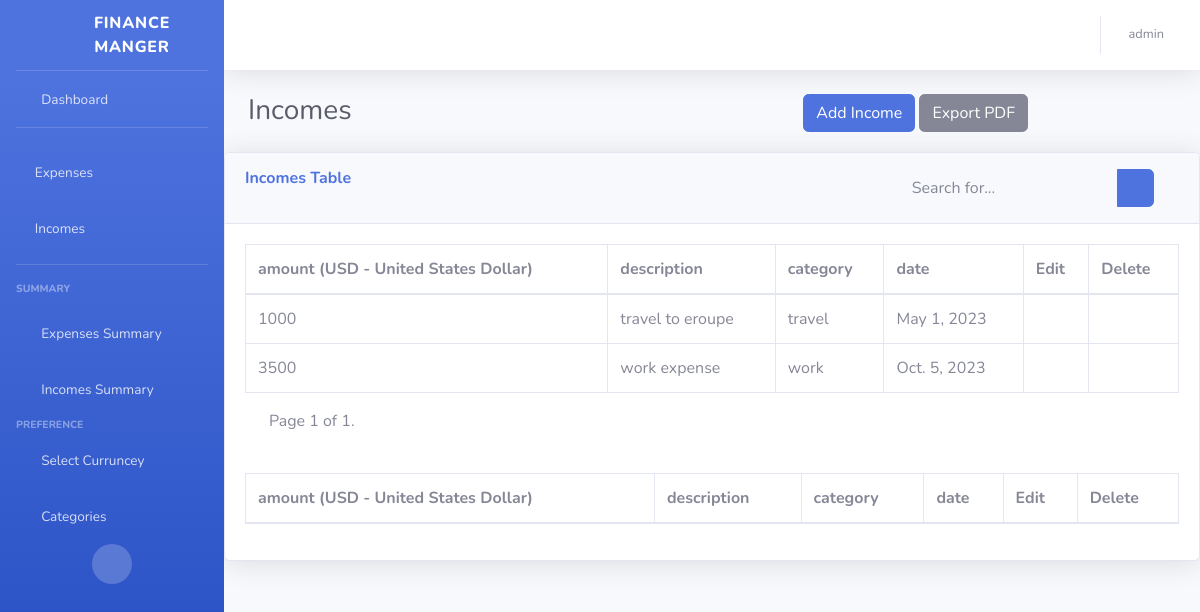
Screenshot of /incomes/ (signed in) with the database file from the repository.
### userPreference/models.py (models this page shows, shortened)
class userPreference(models.Model):
    user = models.OneToOneField(User,on_delete=models.CASCADE)
    currency = models.CharField(max_length=255,blank=True,null=True)

class Categories(models.Model):
    user = models.ForeignKey(User,on_delete=models.CASCADE)
    name = models.CharField(max_length=255)
    def __str__(self) -> str:
        return self.name

### incomes/models.py (models this page shows)
class Income(models.Model):
    owner = models.ForeignKey(User,on_delete=models.CASCADE)
    amount = models.CharField(max_length=255)
    description = models.CharField(max_length=255)
    category = models.ForeignKey(Categories,on_delete=models.CASCADE)
    date = models.DateField(default=timezone.now)

### incomes/views.py (the view)
# urls.py: path('',views.index,name='main-index'),
def index(request):
    incomes = Income.objects.all().filter(owner=request.user)
    preference = userPreference.objects.get(user=request.user)
    paginator = Paginator(incomes, 2)
    page_number = request.GET.get('page')
    page_obj = paginator.get_page(page_number)
    context ={
        'page_obj':page_obj,
        'currency':preference.currency
    }
    return render(request,'incomes/index.html',context)

### templates/incomes/index.html (shortened to what this page needs)
{% extends 'partiels/base.html' %}
{% load static %}
{% block content %}
                <div class="container-fluid">
                    <div class="row">
                        <div class="col md-8">
                            <div class="d-sm-flex align-items-center justify-content-between mb-4">
                                <h1 class="h3 mb-0 text-gray-800">Incomes</h1>
                            </div>
                       </div>
                       <div class="col-md-2"></div>
                        <div class="col md-2">
                            <a href="{%url 'add-income'%}" class="btn btn-primary">Add Income</a>
                            <a href="{%url 'export_income_to_pdf'%}" class="btn btn-secondary">Export PDF</a>
                        </div>
                    </div>
        </div>
        <div class="card shadow mb-4">
            <div class="card-header py-3">
            <div class="row">
                <div class="col ">
                        <h6 class="m-0 font-weight-bold text-primary">Incomes Table</h6>
                </div>
                <div class="col"></div>
                <div class="col">
                    <form
                    class="d-none d-sm-inline-block form-inline mr-auto ml-md-3 my-2 my-md-0 mw-100 navbar-search">
                    <div class="input-group">
                        <input type="text"
                        class="form-control bg-light border-0 small"
                        placeholder="Search for..."
                        aria-label="Search"
                        aria-describedby="basic-addon2"
                        id="Search">
                        <div class="input-group-append">
                            <button class="btn btn-primary" type="button">
                                <i class="fas fa-search fa-sm"></i>
                            </button>
                        </div>
                    </div>
                </form>
                </div>
            </div>
        </div>
            <div class="card-body" id="table1">
                <div class="table-responsive">
                    <table class="table table-bordered" id="dataTable" width="100%" cellspacing="0">
                        <thead>
                            <tr>
                                <th>amount ({{currency}})</th>
                                <th>description</th>
                                <th>category</th>
                                <th>date</th>
                                <th>Edit</th>
                                <th>Delete</th>
                            </tr>
                        </thead>
                        <tbody>
                            {% for income in page_obj %}
                            <tr>
                                <td>{{income.amount}}</td>
                                <td> {{income.description}}</td>
                                <td>{{income.category}}</td>
                                <td>{{income.date}}</td>
                                <td>
                                    <span><a href="{% url 'edit-income' income.id %}"><i class="fas fa-edit" style="color: darkgreen;" >  </i></a></span>
                                    </td>
                                        <td>
                                        <span> <a href="{% url 'delete-income' income.id %}"><i class="fas fa-trash" style="color: red;"> </i></a></span>
                                </td>
                            </tr>
                            {% endfor %}
                        </tbody>
                    </table>
                    <div class="container container-pagination">
                        <span class="current">
                                Page {{ page_obj.number }} of {{ page_obj.paginator.num_pages }}.
                                </span>
                        </div>
                </div>
                </div>
                <div class="card-body" id="table2">
                    <div class="table-responsive">
                        <table class="table table-bordered" id="dataTable" width="100%" cellspacing="0">
                            <thead>
                                <tr>
                                    <th>amount ({{currency}})</th>
                                    <th>description</th>
                                    <th>category</th>
                                    <th>date</th>
                                    <th>Edit</th>
                                    <th>Delete</th>
                                </tr>
                            </thead>
                        </table>
                    </div>
            </div>
        </div>
{% endblock %}

### templates/partiels/side-bar.html (shortened to what this page needs)
        <ul class="navbar-nav bg-gradient-primary sidebar sidebar-dark accordion" id="accordionSidebar">
            <a class="sidebar-brand d-flex align-items-center justify-content-center" href="index.html">
                <div class="sidebar-brand-icon rotate-n-15">
                    <i class="fas fa-fw fa-money-bill-wave"></i>
                </div>
                <div class="sidebar-brand-text mx-3">Finance Manger</div>
            </a>
            {%if request.user.is_authenticated%}
            <hr class="sidebar-divider my-0">
            <li class="nav-item">
                <a class="nav-link" href="{%url 'main-index'%}">
                    <i class="fas fa-fw fa-tachometer-alt"></i>
                    <span>Dashboard</span></a>
            </li>
                <hr class="sidebar-divider">
            <li class="nav-item">
                <a class="nav-link" href="{%url 'index'%}">
                    <i class="fas fa-money-bill-wave"></i>
                    <span>Expenses</span>
            </a></li>
            <li class="nav-item"><a class="nav-link" href="{%url 'incomes-index'%}">
                    <i class="fas fa-money-bill-wave-alt"></i>
                    <span>Incomes</span>
            </a></li><a class="nav-link" href="charts.html">
            <hr class="sidebar-divider">
            <div class="sidebar-heading">
                Summary
            </div>
            </a><li class="nav-item"><a class="nav-link" href="{% url 'expenses_summary_page' %}">
                    <i class="fas fa-fw fa-chart-pie"></i>
                    <span>Expenses Summary</span></a>
            </li>
            <li class="nav-item">
                <a class="nav-link" href="{% url 'incomes_summary_page' %}">
                    <i class="fas fa-fw fa-chart-pie"></i>
                    <span>Incomes Summary</span></a>
            </li>
            <div class="sidebar-heading">
                Preference
            </div>
            </a><li class="nav-item"><a class="nav-link" href="{% url 'userpreference' %}">
                    <i class="fas fa-fw fa-cogs"></i>
                    <span>Select Curruncey</span></a>
            </li>
            <li class="nav-item">
                <a class="nav-link" href="{% url 'categories' %}">
                    <i class="fas fa-fw fa-list"></i>
                    <span>Categories</span></a>
            </li>
{% endif %}
            <div class="text-center d-none d-md-inline">
                <button class="rounded-circle border-0" id="sidebarToggle"></button>
            </div>
        </ul>
        {%if request.user.is_authenticated%}
        <div id="content-wrapper" class="d-flex flex-column">
            <div id="content">
                <nav class="navbar navbar-expand navbar-light bg-white topbar mb-4 static-top shadow">
                    <ul class="navbar-nav ml-auto">
                        <li class="nav-item dropdown no-arrow">
                            <a class="nav-link dropdown-toggle" href="#" id="userDropdown" role="button"
                                data-toggle="dropdown" aria-haspopup="true" aria-expanded="false">
                                <span class="mr-2 d-none d-lg-inline text-gray-600 small">{{request.user.username}}</span>
                            </a>
                        </li>
                    </ul>
                    {% endif %}
                </nav>

### rows the page displays
userPreference: currency "USD - United States Dollar"
Income: amount "1000", description "travel to eroupe", category "travel", date "May 1, 2023"
Income: amount "3500", description "work expense", category "work", date "Oct. 5, 2023"

### other values shown
{{ request.user.username }} "admin"
{{ page_obj.number }} "1"
{{ page_obj.paginator.num_pages }} "1"
